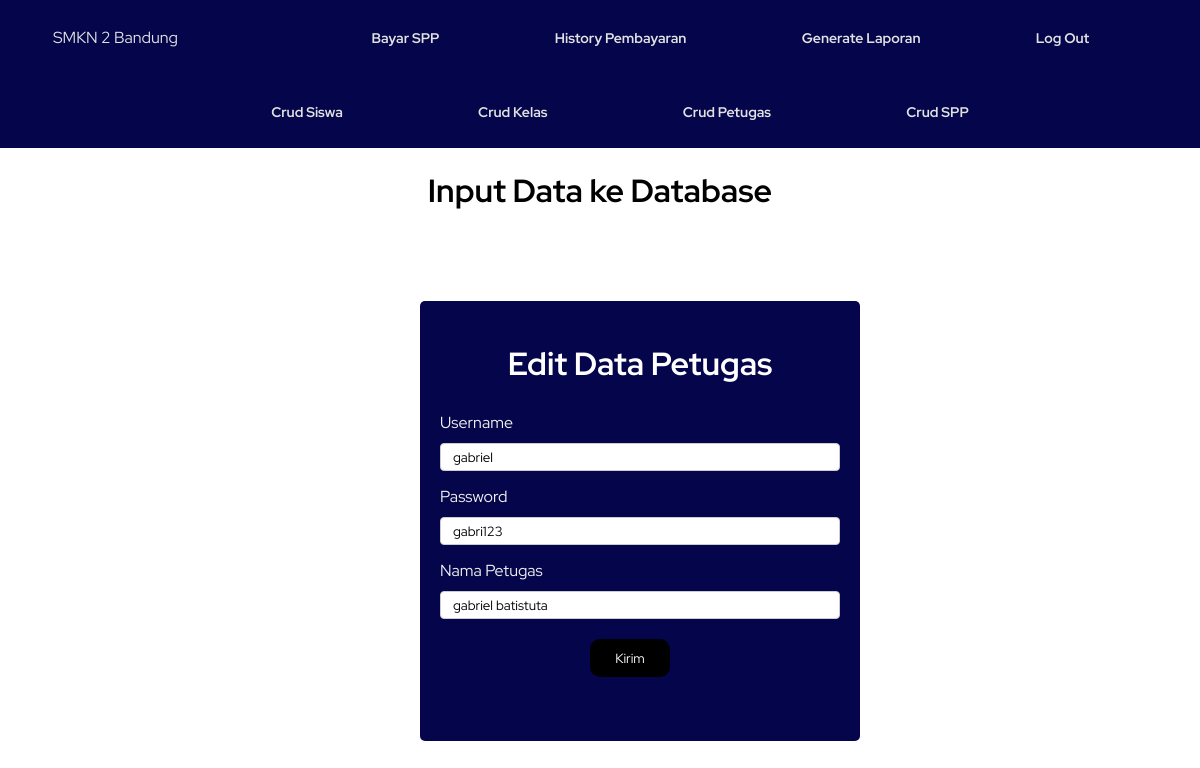
The app's page /crud_petugas/edit.php?id_petugas=1333 with its own data.
### tables this page shows
CREATE TABLE `petugas` (
  `id_petugas` int(11) NOT NULL,
  `username` varchar(25) NOT NULL,
  `password` varchar(32) NOT NULL,
  `nama_petugas` varchar(35) NOT NULL,
  `level` varchar(20) NOT NULL
);

### crud_petugas/edit.php (the view, shortened to what this page needs)
<!DOCTYPE html>
<html>
<head>
	<link rel="stylesheet" href="../css/style-indexed.css">
	<link rel="stylesheet" href="../css/form.css">
</head>
<body>
<nav>
<div class="logo"> <a href="../admin-index.php"> SMKN 2 Bandung </a></div>
         <ul class="navs-link">
            <li><a href="bayar-admin.php" class="button active">Bayar SPP</a></li>
            <li><a href="../history_pembayaran/history-admin.php?level=admin" class="button-history">History Pembayaran</a></li>
            <li><a href="../laporan/pilih-laporan.php" class="button-laporan">Generate Laporan</a></li>
            <li><a href="../login/login.php" class="button-logout">Log Out</a></li>
        </ul>
</nav>
<div class="bot-nav">
<ul class="bottom-navul">
                <li><a href="../crud_siswa/index.php" class="button">Crud Siswa</a></li>
                <li><a href="../crud_kelas/index.php" class="button">Crud Kelas</a></li>
                <li><a href="../crud_petugas/index.php" class="button">Crud Petugas</a></li>
                <li><a href="../crud_spp/index.php" class="button">Crud SPP</a></li>
        </ul>
		</div>
	<?php
		$link = mysqli_connect("localhost", "root", "", "appspp");
		$id_petugas = $_GET['id_petugas'];
		$query_mysql = mysqli_query($link, "select * from petugas where id_petugas='$id_petugas'");
		while ($data = mysqli_fetch_array($query_mysql)) {
	?>
<h1 class="judul" align="center">Input Data ke Database</h1><br><br>
	<div class="formpet">
	<h1 align="center">Edit Data Petugas</h1>
            <form action="edit-aksi.php" method="post">
			<label>Username </label>
			<input type="text" name="username" value="<?php echo $data['username'] ?>">
				<label>Password </label>
				<input type="text" name="password" value="<?php echo $data['password'] ?>">
				<label>Nama Petugas </label>
				<input type="text" name="nama_petugas" value="<?php echo $data['nama_petugas'] ?>">
                <input type="submit" value="Kirim">
              </form>
	<?php } ?>
</body>
</html>

### css/style-indexed.css (style rules this page uses)
* { font-family: "Red Hat Display", sans-serif; }
body { margin: 0px; padding: 0px; box-sizing: border-box; height: 100vh; }
nav { display: flex; justify-content: space-around; align-items: center; min-height: 8vh; background-color: rgb(4, 5, 75); padding: 5px; }
.bot-nav { display: flex; justify-content: space-around; align-items: center; min-height: 8vh; background-color: rgb(4, 5, 75); padding: 5px; }
.bottom-navul { display: flex; justify-content: space-around; width: 70%; }
.bottom-navul li { list-style: none; }
.bottom-navul a { color: #e2e2e2; text-decoration: none; font-weight: bold; font-size: 14px; }
.logo { color: rgb(226, 226, 226); }
.logo a { text-decoration: none; color: rgb(226, 226, 226); }
.navs-link { display: flex; justify-content: space-around; width: 70%; }
.navs-link li { list-style: none; }
.navs-link a { color: #e2e2e2; text-decoration: none; font-weight: bold; font-size: 14px; }
.navs-link a, .crudli button { transition: 0.3s; }
.active { color: rgb(201, 160, 28); }

### css/form.css (style rules this page uses)
input[type="text"], input[type="date"], select { width: 100%; padding: 4px 12px; margin-left: 80px; margin: 10px 0; display: inline-block; border: 1px solid #ccc; border-radius: 4px; box-sizing: border-box; }
label { float: left; color: #f2f2f2; margin-top: 5px; }
input[type="submit"] { width: 20%; background-color: black; color: rgb(253, 253, 253); text-size-adjust: 2px; padding: 10px 16px; margin: 4px 0; border: none; border-radius: 10px; cursor: pointer; transition: 0.4s; margin-top: 10px; align-content: center; margin-left: 150px; }
.formpet { position: relative; border-radius: 5px; background-color: rgb(4, 5, 75); color: white; padding: 20px; width: 400px; height: 400px; left: 420px; top: 25px; margin-bottom: 100px; }

### records on screen
petugas: username "gabriel", password "gabri123", nama_petugas "gabriel batistuta"
